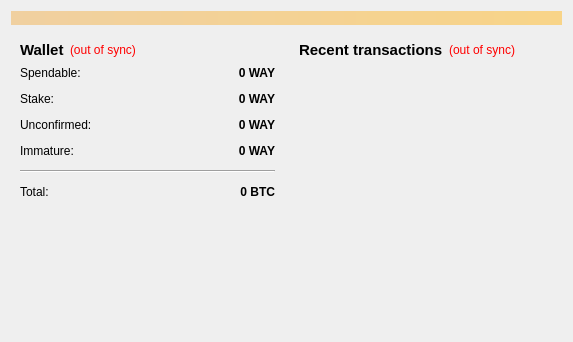
<?xml version="1.0" encoding="UTF-8"?>
<ui version="4.0">
 <class>OverviewPage</class>
 <widget class="QWidget" name="OverviewPage">
  <property name="geometry">
   <rect>
    <x>0</x>
    <y>0</y>
    <width>573</width>
    <height>342</height>
   </rect>
  </property>
  <property name="windowTitle">
   <string>Form</string>
  </property>
  <layout class="QVBoxLayout" name="topLayout">
   <item>
    <widget class="QLabel" name="labelAlerts">
     <property name="visible">
      <bool>false</bool>
     </property>
     <property name="styleSheet">
      <string notr="true">background-color: qlineargradient(x1: 0, y1: 0, x2: 1, y2: 0, stop:0 #F0D0A0, stop:1 #F8D488);  color:#000000
</string>
     </property>
     <property name="wordWrap">
      <bool>true</bool>
     </property>
     <property name="margin">
      <number>3</number>
     </property>
    </widget>
   </item>
   <item>
    <layout class="QHBoxLayout" name="horizontalLayout" stretch="1,1">
     <item>
      <layout class="QVBoxLayout" name="verticalLayout_2">
       <item>
        <widget class="QWidget" name="widget" native="true">
         <layout class="QVBoxLayout" name="verticalLayout_4">
          <item>
           <layout class="QHBoxLayout" name="horizontalLayout_4">
            <item>
             <widget class="QLabel" name="label_5">
              <property name="font">
               <font>
                <pointsize>11</pointsize>
                <weight>75</weight>
                <bold>true</bold>
               </font>
              </property>
              <property name="text">
               <string>Wallet</string>
              </property>
             </widget>
            </item>
            <item>
             <widget class="QLabel" name="labelWalletStatus">
              <property name="toolTip">
               <string>The displayed information may be out of date. Your wallet automatically synchronizes with the WayGuide network after a connection is established, but this process has not completed yet.</string>
              </property>
              <property name="styleSheet">
               <string notr="true">QLabel { color: red; }</string>
              </property>
              <property name="text">
               <string notr="true">(out of sync)</string>
              </property>
              <property name="alignment">
               <set>Qt::AlignLeading|Qt::AlignLeft|Qt::AlignVCenter</set>
              </property>
             </widget>
            </item>
            <item>
             <spacer name="horizontalSpacer_2">
              <property name="orientation">
               <enum>Qt::Horizontal</enum>
              </property>
              <property name="sizeHint" stdset="0">
               <size>
                <width>40</width>
                <height>20</height>
               </size>
              </property>
             </spacer>
            </item>
           </layout>
          </item>
          <item>
           <layout class="QFormLayout" name="formLayout_2">
            <property name="fieldGrowthPolicy">
             <enum>QFormLayout::AllNonFixedFieldsGrow</enum>
            </property>
            <property name="horizontalSpacing">
             <number>12</number>
            </property>
            <property name="verticalSpacing">
             <number>12</number>
            </property>
            <item row="0" column="0">
             <widget class="QLabel" name="label">
              <property name="text">
               <string>Spendable:</string>
              </property>
             </widget>
            </item>
            <item row="0" column="1">
             <widget class="QLabel" name="labelBalance">
              <property name="font">
               <font>
                <weight>75</weight>
                <bold>true</bold>
               </font>
              </property>
              <property name="cursor">
               <cursorShape>IBeamCursor</cursorShape>
              </property>
              <property name="toolTip">
               <string>Your current spendable balance</string>
              </property>
              <property name="text">
               <string notr="true">0 WAY</string>
              </property>
              <property name="alignment">
               <set>Qt::AlignRight|Qt::AlignTrailing|Qt::AlignVCenter</set>
              </property>
              <property name="textInteractionFlags">
               <set>Qt::LinksAccessibleByMouse|Qt::TextSelectableByKeyboard|Qt::TextSelectableByMouse</set>
              </property>
             </widget>
            </item>
            <item row="1" column="0">
             <widget class="QLabel" name="label_6">
              <property name="text">
               <string>Stake:</string>
              </property>
             </widget>
            </item>
            <item row="1" column="1">
             <widget class="QLabel" name="labelStake">
              <property name="font">
               <font>
                <weight>75</weight>
                <bold>true</bold>
               </font>
              </property>
              <property name="cursor">
               <cursorShape>IBeamCursor</cursorShape>
              </property>
              <property name="toolTip">
               <string>Total of coins that was staked, and do not yet count toward the current balance</string>
              </property>
              <property name="text">
               <string notr="true">0 WAY</string>
              </property>
              <property name="alignment">
               <set>Qt::AlignRight|Qt::AlignTrailing|Qt::AlignVCenter</set>
              </property>
              <property name="textInteractionFlags">
               <set>Qt::LinksAccessibleByMouse|Qt::TextSelectableByKeyboard|Qt::TextSelectableByMouse</set>
              </property>
             </widget>
            </item>
            <item row="2" column="0">
             <widget class="QLabel" name="label_3">
              <property name="text">
               <string>Unconfirmed:</string>
              </property>
             </widget>
            </item>
            <item row="2" column="1">
             <widget class="QLabel" name="labelUnconfirmed">
              <property name="font">
               <font>
                <weight>75</weight>
                <bold>true</bold>
               </font>
              </property>
              <property name="cursor">
               <cursorShape>IBeamCursor</cursorShape>
              </property>
              <property name="toolTip">
               <string>Total of transactions that have yet to be confirmed, and do not yet count toward the current balance</string>
              </property>
              <property name="text">
               <string notr="true">0 WAY</string>
              </property>
              <property name="alignment">
               <set>Qt::AlignRight|Qt::AlignTrailing|Qt::AlignVCenter</set>
              </property>
              <property name="textInteractionFlags">
               <set>Qt::LinksAccessibleByMouse|Qt::TextSelectableByKeyboard|Qt::TextSelectableByMouse</set>
              </property>
             </widget>
            </item>
            <item row="3" column="0">
             <widget class="QLabel" name="labelImmatureText">
              <property name="text">
               <string>Immature:</string>
              </property>
             </widget>
            </item>
            <item row="3" column="1">
             <widget class="QLabel" name="labelImmature">
              <property name="font">
               <font>
                <weight>75</weight>
                <bold>true</bold>
               </font>
              </property>
              <property name="toolTip">
               <string>Mined balance that has not yet matured</string>
              </property>
              <property name="text">
               <string notr="true">0 WAY</string>
              </property>
              <property name="alignment">
               <set>Qt::AlignRight|Qt::AlignTrailing|Qt::AlignVCenter</set>
              </property>
              <property name="textInteractionFlags">
               <set>Qt::LinksAccessibleByMouse|Qt::TextSelectableByKeyboard|Qt::TextSelectableByMouse</set>
              </property>
             </widget>
            </item>
            <item row="4" column="0" colspan="2">
             <widget class="Line" name="line">
              <property name="orientation">
               <enum>Qt::Horizontal</enum>
              </property>
             </widget>
            </item>
            <item row="5" column="0">
             <widget class="QLabel" name="labelTotalText">
              <property name="text">
               <string>Total:</string>
              </property>
             </widget>
            </item>
            <item row="5" column="1">
             <widget class="QLabel" name="labelTotal">
              <property name="font">
               <font>
                <weight>75</weight>
                <bold>true</bold>
               </font>
              </property>
              <property name="cursor">
               <cursorShape>IBeamCursor</cursorShape>
              </property>
              <property name="toolTip">
               <string>Your current total balance</string>
              </property>
              <property name="text">
               <string notr="true">0 BTC</string>
              </property>
              <property name="alignment">
               <set>Qt::AlignRight|Qt::AlignTrailing|Qt::AlignVCenter</set>
              </property>
              <property name="textInteractionFlags">
               <set>Qt::LinksAccessibleByMouse|Qt::TextSelectableByKeyboard|Qt::TextSelectableByMouse</set>
              </property>
             </widget>
            </item>
           </layout>
          </item>
         </layout>
        </widget>
       </item>
       <item>
        <spacer name="verticalSpacer">
         <property name="orientation">
          <enum>Qt::Vertical</enum>
         </property>
         <property name="sizeHint" stdset="0">
          <size>
           <width>20</width>
           <height>40</height>
          </size>
         </property>
        </spacer>
       </item>
      </layout>
     </item>
     <item>
      <layout class="QVBoxLayout" name="verticalLayout_3">
       <item>
        <widget class="QWidget" name="widget_2" native="true">
         <layout class="QVBoxLayout" name="verticalLayout">
          <item>
           <layout class="QHBoxLayout" name="horizontalLayout_2">
            <item>
             <widget class="QLabel" name="label_4">
              <property name="font">
               <font>
                <pointsize>11</pointsize>
                <weight>75</weight>
                <bold>true</bold>
               </font>
              </property>
              <property name="text">
               <string>&lt;b&gt;Recent transactions&lt;/b&gt;</string>
              </property>
             </widget>
            </item>
            <item>
             <widget class="QLabel" name="labelTransactionsStatus">
              <property name="toolTip">
               <string>The displayed information may be out of date. Your wallet automatically synchronizes with the WayGuide network after a connection is established, but this process has not completed yet.</string>
              </property>
              <property name="styleSheet">
               <string notr="true">QLabel { color: red; }</string>
              </property>
              <property name="text">
               <string notr="true">(out of sync)</string>
              </property>
              <property name="alignment">
               <set>Qt::AlignRight|Qt::AlignTrailing|Qt::AlignVCenter</set>
              </property>
             </widget>
            </item>
            <item>
             <spacer name="horizontalSpacer">
              <property name="orientation">
               <enum>Qt::Horizontal</enum>
              </property>
              <property name="sizeHint" stdset="0">
               <size>
                <width>40</width>
                <height>20</height>
               </size>
              </property>
             </spacer>
            </item>
           </layout>
          </item>
          <item>
           <widget class="QListView" name="listTransactions">
            <property name="styleSheet">
             <string notr="true">QListView { background: transparent; }</string>
            </property>
            <property name="frameShape">
             <enum>QFrame::NoFrame</enum>
            </property>
            <property name="verticalScrollBarPolicy">
             <enum>Qt::ScrollBarAlwaysOff</enum>
            </property>
            <property name="horizontalScrollBarPolicy">
             <enum>Qt::ScrollBarAlwaysOff</enum>
            </property>
            <property name="selectionMode">
             <enum>QAbstractItemView::NoSelection</enum>
            </property>
           </widget>
          </item>
         </layout>
        </widget>
       </item>
      </layout>
     </item>
    </layout>
   </item>
  </layout>
 </widget>
 <resources/>
 <connections/>
</ui>
